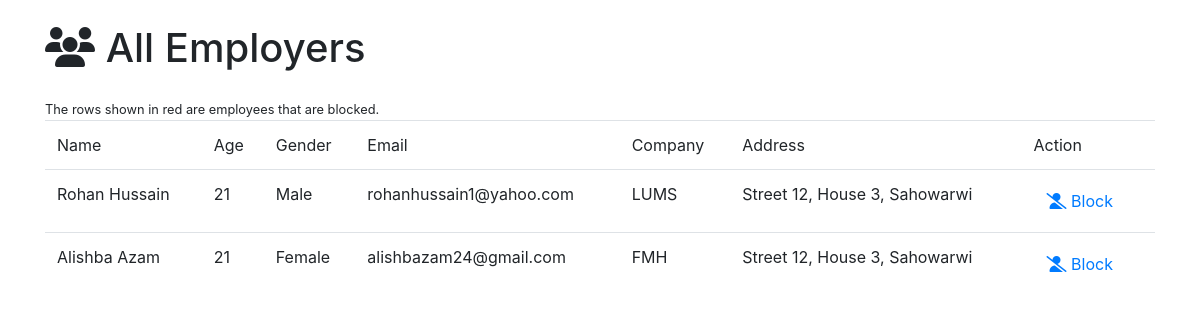
/admin/panel/viewemployers.php (signed in), run on the app's committed database.
### tables this page shows
CREATE TABLE IF NOT EXISTS `employers` (
  `emp_id` int(255) NOT NULL AUTO_INCREMENT,
  `firstname` varchar(100) NOT NULL,
  `lastname` varchar(100) NOT NULL,
  `age` int(3) NOT NULL,
  `gender` int(1) NOT NULL,
  `email` varchar(100) NOT NULL,
  `companyname` varchar(100) NOT NULL,
  `companytype` varchar(50) NOT NULL,
  `address` varchar(500) NOT NULL,
  `password` varchar(150) NOT NULL,
  `blocked` tinyint(1) NOT NULL DEFAULT '0',
  PRIMARY KEY (`emp_id`)
);

### admin/panel/viewemployers.php (the view, shortened to what this page needs)
<!DOCTYPE html>
<html>
<head>
    <link rel="stylesheet" href="https://maxcdn.bootstrapcdn.com/bootstrap/4.5.2/css/bootstrap.min.css">
</head>
<body>
<div class='container mt-4'>
<h1 class='mb-4'><i class="fas fa-users"></i> All Employers</h1>
<small>The rows shown in red are employees that are blocked.</small>
<?php
require('../../connect.php');
  $upperLimit = $_GET['page']*20;
  $sql = "SELECT * FROM `employers` WHERE 1 LIMIT 0," . $upperLimit;
  $result = mysqli_query($conn,$sql);
  if($result==false) {
      echo "<div class='card bg-danger text-white'>
                  <div class='card-body'>Query Failed</div>
              </div>";
  }
  else if(mysqli_num_rows($result)==0) {
      echo "<div class='card bg-danger text-white'>
                  <div class='card-body'>No Employer Accounts Exist</div>
              </div>";
  } else {
      echo "<table class='table table-hover'>";
      echo "<thead><tr>
      <td>Name</td>
      <td>Age</td>
      <td>Gender</td>
      <td>Email</td>
      <td>Company</td>
      <td>Address</td>
      <td>Action</td>
      </tr></thead>";
      while($row=mysqli_fetch_assoc($result)) {
          $class='';
          $pretext='B';
          $icon='-slash';
          switch($row['gender']) {
              case 0:
                  $gender='Male';
              break;
              case 1:
                  $gender='Female';
              break;
          }
          echo "<tr class='" . $class . "'><td>" . $row['firstname'] . ' ' . $row['lastname'] . "</td>"
            . "<td>" . $row['age'] . "</td>"
            . "<td>" . $gender . "</td>"
            . "<td>" . $row['email'] . "</td>"
            . "<td>" . $row['companyname'] . "</td>"
            . "<td>" . $row['address'] . "</td>"
            . "<td><a onClick='blockEmployer(" . $row['emp_id'] . ")' class='btn btn-link'>"
            . "<i class='fas fa-user" . $icon . "'></i> " . $pretext . "lock</a>"
            . "</td></tr>";
      }
      echo "</table>";
  }
?>
</body>
</html>

### data on the page
employers: firstname "Rohan", lastname "Hussain", age "21", gender "Male", email "rohanhussain1@yahoo.com", companyname "LUMS", address "Street 12, House 3, Sahowarwi", pretext "B"
employers: firstname "Alishba", lastname "Azam", age "21", gender "Female", email "alishbazam24@gmail.com", companyname "FMH", address "Street 12, House 3, Sahowarwi", pretext "B"
